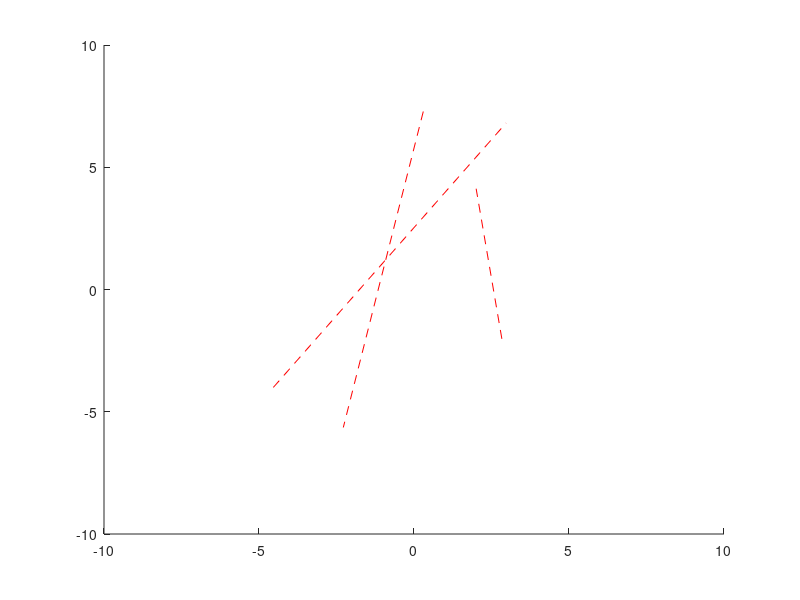

MATLAB code for this plot: (Note: this script raises an error after producing the figure.)
function VOPatrols()
clc; close all;
%Parameters
nRobots = 3;
runtime = 500;

figure; hold on;
axis([-10,10,-10,10]);

%temp -- load patrolPts
tempPat{1} = [-4.5392   -4.0058; 2.9724    6.8129];
tempPat{2} = [ 0.2995    7.2807; -2.2811   -5.6433];
tempPat{3} = [ 2.8341   -2.0175; 2.0046    4.1228];

%Initialize robot positions and patrol paths
allRobots = cell(nRobots,1);
for j=1:nRobots
    rad = rand(1)*0.3+0.3;%random rad  from 0.1 to 0.2
    maxV = rand(1)*0.5+0.3;%random maxV from 0.1 to 0.6
    ptID = 2;
    patrolPts = tempPat{j};%ginput(2); % 
    currPos = [patrolPts(1,:)];
    currV = [0,0];
    
    allRobots{j} = struct('rad', rad, 'maxV', maxV,'ptID', ptID, 'patrolPts', patrolPts, 'currPos', currPos, 'currV', currV);
    
    plot(patrolPts(:,1), patrolPts(:,2), 'r--');
end
h_all = plotRobots(allRobots);
hvo = cell(nRobots,1);
hdes = [];

%Calculate velocities and move robot at each timestep
for j=1:runtime
    delete(h_all);
    if ~isempty(hdes)
        delete(hdes);
    end
    
    h_all = plotRobots(allRobots);
    
	colFree=checkRobotAssertion(allRobots);
    if ~colFree
        save('crashData.mat');
        assert(colFree, 'Robots are not collision free');
    end

    ptComp = zeros(nRobots,1);
    
    %Calculate desired velocities for each robot (disregard VO)
    for r=1:nRobots
        cRob = allRobots{r};
        deltaGoal = cRob.patrolPts(cRob.ptID,:) - cRob.currPos(1:2);
        
        desV = deltaGoal; ptComp(r) = true;
        if mag(desV) > cRob.maxV
            desV = capV(desV, cRob.maxV);
            ptComp(r) = false;
        end
        allRobots{r}.currV = desV;
        hdes(r) = plot([cRob.currPos(1), cRob.currPos(1)+desV(1)],[cRob.currPos(2),cRob.currPos(2)+desV(2) ], 'm', 'linewidth', 2);
    end
    
    for r=1:nRobots
        if r<10
            %Calculate all velocity obstacles for robot 'r'
            allObst = cell(nRobots,1);
            for o=1:nRobots
                if o~=r %Calculate VO for robot 'r' with robot 'o' as the obstacle
                    currVO = calcVO(allRobots{r}, allRobots{o});
                    allObst{o} = currVO;
                end
            end
%             if ~isempty(hvo{r})
%                 delete(hvo{r});
%             end
%             hvo{r}=plotVO(allObst);
%             
            
            %Check if desV is within obstacle. If it is, find safe v closest to
            %desired
            velEndPt = allRobots{r}.currPos + allRobots{r}.currV;
            [res, errVO] = checkVO(velEndPt, allObst);
            
            if res==false %Point is inside an obstacle
                cRob = allRobots{r};                
                edgePt = findVOEdge(allObst{errVO}, velEndPt);
                %edgeV = capV(edgeV, allRobots{r}.maxV);
                allRobots{r}.currV = edgePt -cRob.currPos;
                delete(hdes(r));
                hdes(r) = plot([cRob.currPos(1), cRob.currPos(1)+allRobots{r}.currV(1)],[cRob.currPos(2),cRob.currPos(2)+allRobots{r}.currV(2) ], 'r', 'linewidth', 3);
            end
        end
        
        allRobots{r}.currPos = allRobots{r}.currPos + allRobots{r}.currV;
        if ptComp(r)
            newID = allRobots{r}.ptID+1;
            if newID>size(allRobots{r}.patrolPts,1)
                newID = 1;
            end
            allRobots{r}.ptID = newID;
        end
    end

    pause(0.1);
end


end

function colFree=checkRobotAssertion(robots)
colFree = true;
for j=1:length(robots)
    for k=j+1:length(robots)
        r_comb = robots{j}.rad + robots{k}.rad;
        if dist(robots{j}.currPos, robots{k}.currPos) < r_comb
            colFree = false;
        end
    end
end
end



function res=  mag(vector)
res =  sqrt(vector(1)^2 + vector(2)^2);
end



function edgept = findVOEdge(vo, pt)
opt1 = project_point_to_line_segment(vo(1,:), vo(2,:), pt);
opt2 = project_point_to_line_segment(vo(1,:), vo(3,:), pt);

if dist(opt1, pt) > dist(opt2, pt)
    edgept = opt2;
else
    edgept = opt1;
end
end

function desV = capV(desV, maxV)
if mag(desV) > maxV
    desV = desV./mag(desV) * maxV;
end
end

function hall = plotVO(allVO)
hall = [];
for i=1:length(allVO)
    if ~isempty(allVO{i})
        hc = plotSingVO(allVO{i});
        hall = [hall, hc];
    end
end
end

